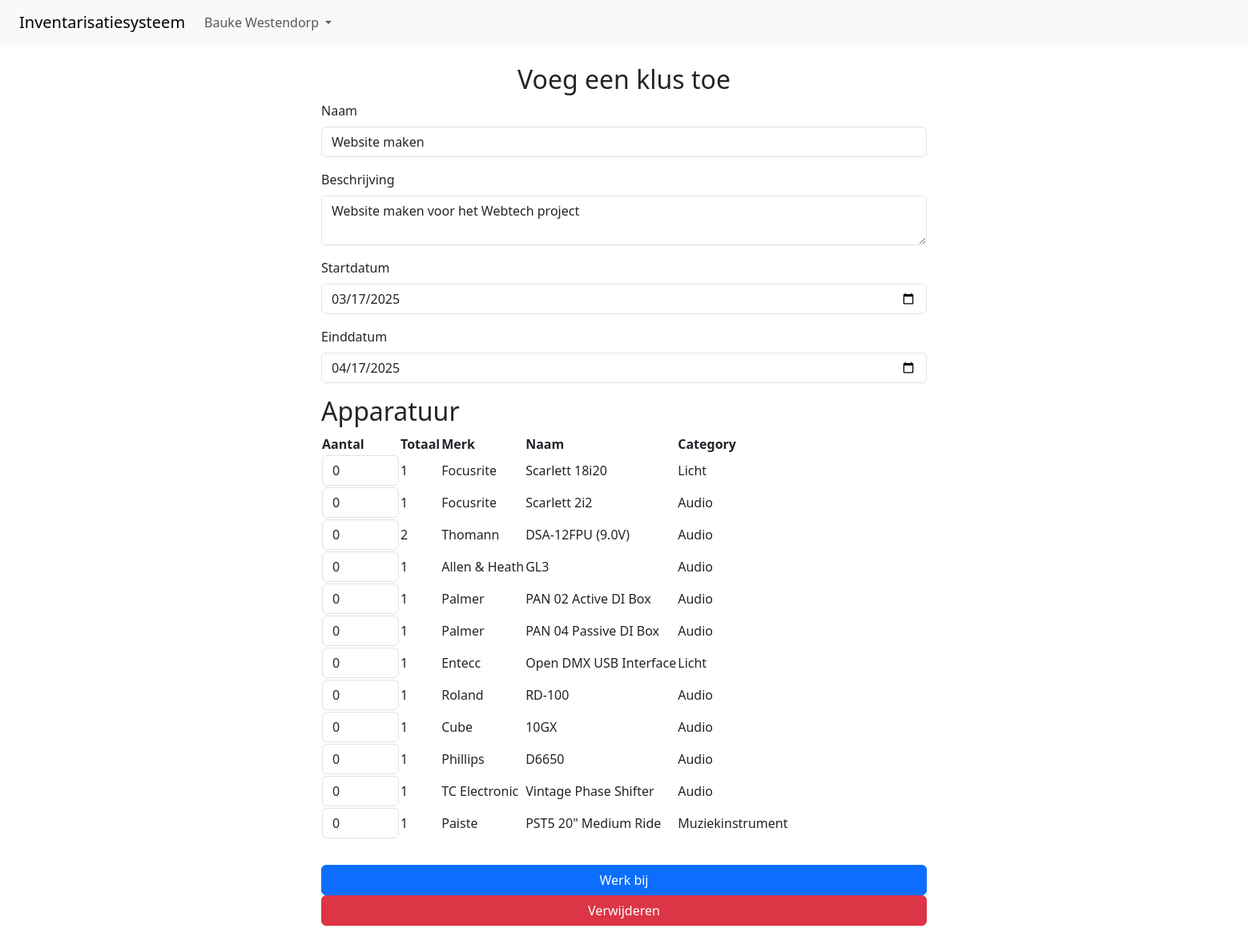
The page /job/1/edit (signed in) on the database its author committed.
### models.py (models this page shows, shortened)
class User(db.Model, UserMixin):
    id = db.Column(db.Integer, primary_key=True)
    username = db.Column(db.String(60), unique=True, nullable=False)
    email = db.Column(db.String(120), unique=True, nullable=False)
    password = db.Column(db.String(60), nullable=False)

class Job(db.Model):
    id = db.Column(db.Integer, primary_key=True)
    name = db.Column(db.String(100), nullable=False)
    description = db.Column(db.String(5000), nullable=True)
    start_date = db.Column(db.Date, nullable=False)
    end_date = db.Column(db.Date, nullable=False)

class Equipment(db.Model):
    id = db.Column(db.Integer, primary_key=True)
    name = db.Column(db.String(100), nullable=False)
    brand = db.Column(db.String(100), nullable=False)
    category_id = db.Column(db.Integer, db.ForeignKey('category.id'), nullable=False)
    category = db.relationship('Category', foreign_keys=[category_id])
    count = db.Column(db.Integer, nullable=False)

class Category(db.Model):
    id = db.Column(db.Integer, primary_key=True)
    name = db.Column(db.String(100), nullable=False)

### routes.py (the view, shortened to what this page needs)
@app.route("/job/<int:id>/edit", methods=['GET', 'POST'])
@login_required
def job_edit(id):
    job = Job.query.get_or_404(id)
    equipment = Equipment.query.all()
    equipment_jobs = EquipmentJob.query.filter_by(job_id=job.id).all()
    for e in equipment:
        value = next((ej.count for ej in equipment_jobs if ej.equipment_id == e.id), 0)
        setattr(AddJobForm, f'count_{e.id}', IntegerField("Aantal", default=value, validators=[NumberRange(min=0, max=e.count)]))
    form = AddJobForm(obj=job)
    form.submit.label.text = "Werk bij"
    return render_template("job.html", title="Bewerk de klus", form=form, job_id=id, equipment=equipment)

### forms.py (shortened to what this page needs)
class AddJobForm(FlaskForm):
    name = StringField("Naam", validators=[DataRequired(), Length(min=1, max=50)])
    description = TextAreaField("Beschrijving", validators=[Length(max=5000)])
    start_date = DateField("Startdatum", validators=[DataRequired()])
    end_date = DateField("Einddatum", validators=[DataRequired()])
    submit = SubmitField("Voeg toe")

### app.py (called while the page is built)
@app.before_request
def create_tables():
    db.create_all()

### models.py (called while the page is built)
@login_manager.user_loader
def load_user(user_id):
    return User.query.get(int(user_id))

### templates/job.html (shortened to what this page needs)
{% extends "base.html" %} {% block head_includes %}
<link
    rel="stylesheet"
    href="https://cdn.jsdelivr.net/npm/bootstrap-icons@1.11.3/font/bootstrap-icons.css"
/>
<link
    rel="stylesheet"
    href="https://cdn.jsdelivr.net/npm/bootstrap-icons@1.11.3/font/bootstrap-icons.css"
/>
<link
    rel="stylesheet"
    href="https://cdn.jsdelivr.net/npm/bootstrap-table@1.24.0/dist/bootstrap-table.min.css"
/>
{% endblock %} {% block content %}
<div class="mt-4 row justify-content-center">
    <div class="col-md-6">
        <h2 class="text-center">Voeg een klus toe</h2>
        <form
            id="job-form"
            class="d-flex flex-column"
            style="gap: 1rem"
            method="POST"
            action=""
        >
            <div class="form-group">
                {{ form.name.label(class="form-label") }} {{
                form.name(class="form-control") }}
            </div>
            <div class="form-group">
                {{ form.description.label(class="form-label") }} {{
                form.description(class="form-control") }}
            </div>
            <div class="form-group">
                {{ form.start_date.label(class="form-label") }} {{
                form.start_date(class="form-control") }}
            </div>
            <div class="form-group">
                {{ form.end_date.label(class="form-label") }} {{
                form.end_date(class="form-control") }}
            </div>
            <div class="form-group">
                <section>
                    <h2>Apparatuur</h2>
                    <table
                        data-toggle="table"
                        data-search="true"
                        data-show-columns="true"
                        data-toolbar="#toolbar"
                        data-search="true"
                        data-show-columns="true"
                        data-show-columns-toggle-all="true"
                        data-minimum-count-columns="2"
                        data-pagination="true"
                        data-id-field="id"
                        data-page-list="[10, 25, 50, 100, all]"
                        data-sortable="true"
                    >
                        <thead>
                            <th
                                data-field="count"
                                data-custom-attribute="count"
                            >
                                Aantal
                            </th>
                            <th
                                data-width="1rem"
                                data-field="total"
                                data-custom-attribute="total"
                                data-sortable="true"
                            >
                                Totaal
                            </th>
                            <th
                                data-field="brand"
                                data-custom-attribute="brand"
                                data-sortable="true"
                            >
                                Merk
                            </th>
                            <th
                                data-field="name"
                                data-custom-attribute="name"
                                data-sortable="true"
                            >
                                Naam
                            </th>
                            <th
                                data-field="category"
                                data-custom-attribute="category"
                                data-sortable="true"
                            >
                                Category
                            </th>
                        </thead>
                        <tbody>
                            {% for e in equipment %}
                            <tr id="{{ e.id }}" class="tr-class-1">
                                <td>
                                    {{ form['count_' ~ e.id](class_='form-control') }}
                                </td>
                                <td data-value="{{ e.count }}">{{ e.count }}</td>
                                <td data-text="{{ e.brand }}">{{ e.brand }}</td>
                                <td data-text="{{ e.name }}">{{ e.name }}</td>
                                <td data-text="{{ e.category.name }}">
                                    {{ e.category.name }}
                                </td>
                            </tr>
                            {% endfor %}
                        </tbody>
                    </table>
                </section>
             </div>
            <div class="form-group mt-3">
                {{ form.submit(class="btn btn-primary w-100") }}
            </div>
        </form>
        {% if job_id %}
            <div>
            <a href="/job/{{job_id}}/delete" class="btn btn-danger w-100">Verwijderen</a>
            </div>
        {% endif %}
    <br>
    </div>
</div>
{% endblock %}

### templates/base.html (shortened to what this page needs)
<!doctype html>
<html lang="en">
    <head>
        <link
            href="https://cdn.jsdelivr.net/npm/bootstrap@5.3.3/dist/css/bootstrap.min.css"
            rel="stylesheet"
        />
        <link rel="stylesheet" href="{{ url_for('static', filename='main.css') }}">
        {% block head_includes %}
        {% endblock %}
    </head>
    <body>
        <nav class="px-4 py-2 navbar navbar-expand-lg navbar-light bg-light">
            <a class="navbar-brand" href="/">Inventarisatiesysteem</a>
            <div class="collapse navbar-collapse">
                <ul class="navbar-nav ml-auto">
                    {% if current_user.is_authenticated %}
                        <li class="nav-item dropdown">
                            <a class="nav-link dropdown-toggle"
                                href="#"
                                id="navbarDropdown"
                                role="button"
                                data-bs-toggle="dropdown"
                                aria-haspopup="true"
                                aria-expanded="false"
                            >
                                {{ current_user.username }}
                            </a>
                        </li>
                    {% else %}
                        <li class="nav-item">
                            <a class="nav-link" href="/login">Login</a>
                        </li>
                    {% endif %}
                </ul>
            </div>
        </nav>
        <div id="page">
            {% block content %} {% endblock %}
        </div>
    </body>
</html>

### static/main.css (style rules this page uses)
#page { width: 96rem; margin: 0 auto; }

### rows shown on the page
User: username "Bauke Westendorp"
Job: name "Website maken", description "Website maken voor het Webtech project", start_date "03/17/2025", end_date "04/17/2025"
Equipment: form "0", count "1", brand "Focusrite", name "Scarlett 18i20", category.name "Licht"
Equipment: form "0", count "1", brand "Focusrite", name "Scarlett 2i2", category.name "Audio"
Equipment: form "0", count "2", brand "Thomann", name "DSA-12FPU (9.0V)", category.name "Audio"
Equipment: form "0", count "1", brand "Allen & Heath", name "GL3", category.name "Audio"
Equipment: form "0", count "1", brand "Palmer", name "PAN 02 Active DI Box", category.name "Audio"
Equipment: form "0", count "1", brand "Palmer", name "PAN 04 Passive DI Box", category.name "Audio"
Equipment: form "0", count "1", brand "Entecc", name "Open DMX USB Interface", category.name "Licht"
Equipment: form "0", count "1", brand "Roland", name "RD-100", category.name "Audio"
Equipment: form "0", count "1", brand "Cube", name "10GX", category.name "Audio"
Equipment: form "0", count "1", brand "Phillips", name "D6650", category.name "Audio"
Equipment: form "0", count "1", brand "TC Electronic", name "Vintage Phase Shifter", category.name "Audio"
Equipment: form "0", count "1", brand "Paiste", name "PST5 20\" Medium Ride", category.name "Muziekinstrument"
